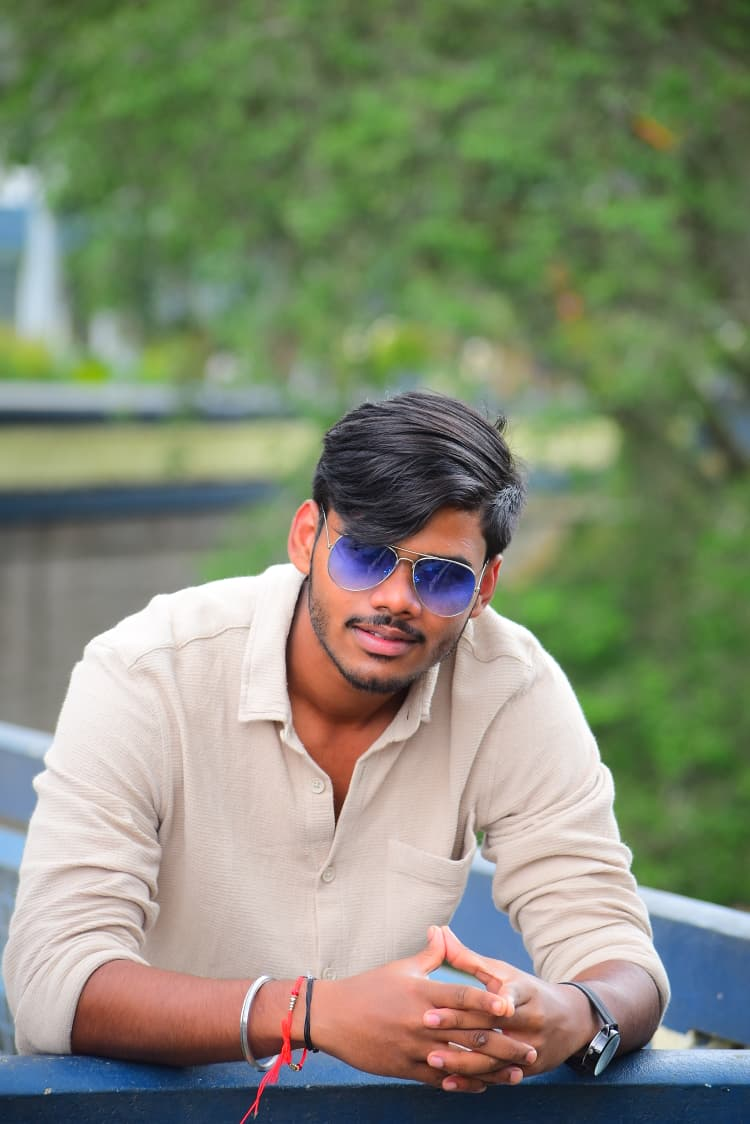
#> input picture profile/source-photo.jpg, 750 x 1124 px
$ python make_ascii_svg.py
#> lines starting #> are read from the running program, lines starting #| are printed output that depends on the picture
from pathlib import Path

from PIL import Image, ImageOps


ROOT = Path(__file__).resolve().parent.parent

SOURCE = ROOT / "profile" / "source-photo.jpg"
OUTPUT = ROOT / "profile" / "ascii-portrait.svg"


WIDTH = 370
HEIGHT = 430

COLS = 55
ROWS = 60

RAMP = " .:-=+*#%@"


def brightness_to_char(value):
    index = int((value / 255) * (len(RAMP) - 1))
    return RAMP[index]


def main():

    image = Image.open(SOURCE).convert("L")
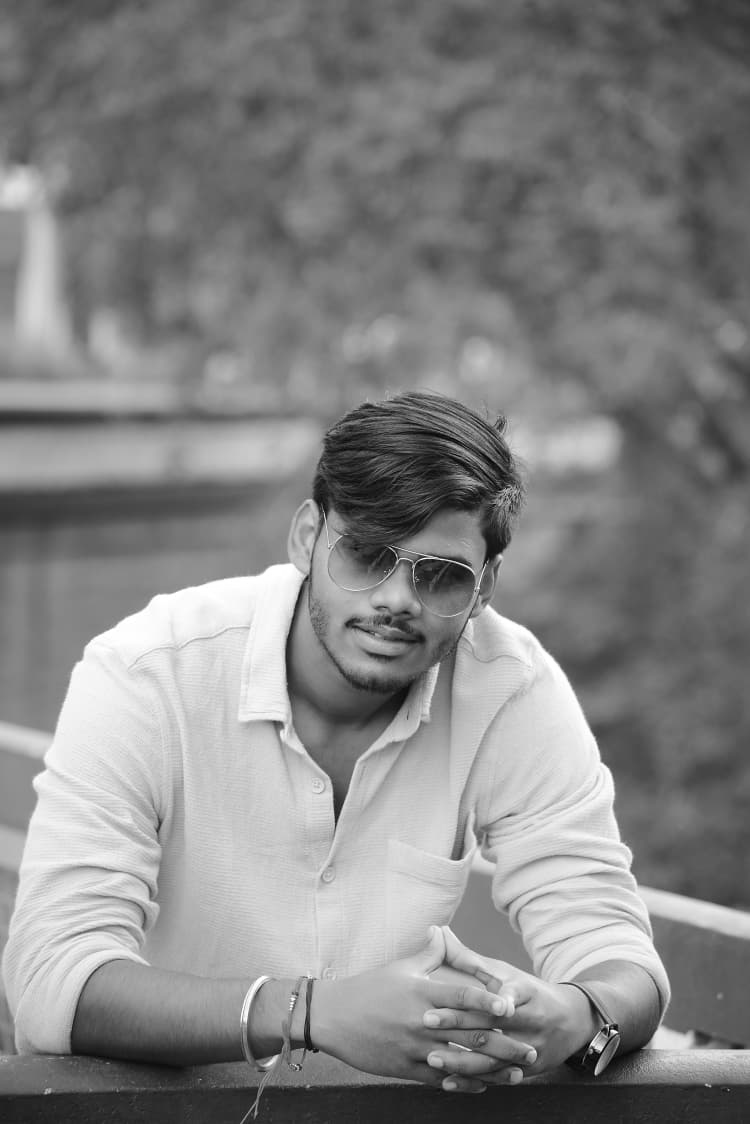
#> image: PIL image 750x1124 L; min 0, max 255, mean 132.7

    image = ImageOps.autocontrast(image)

    # Preserve aspect ratio while fitting the grid.
    image = image.resize((COLS, ROWS))
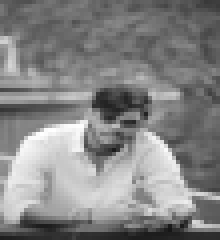
#> image: PIL image 55x60 L (shown 4 times larger); min 22, max 255, mean 132.7

    cell_width = WIDTH / COLS
    cell_height = HEIGHT / ROWS

    text_elements = []

    for y in range(ROWS):

        row = []

        for x in range(COLS):

            pixel = image.getpixel((x, y))

            char = brightness_to_char(pixel)

            if char == " ":
                char = "."

            row.append(char)

        text = "".join(row)

        delay = y * 0.035

        text_elements.append(
            f"""
            <text
                x="0"
                y="{(y + 1) * cell_height:.2f}"
                class="ascii"
            >
                {text}
                <animate
                    attributeName="opacity"
                    from="0"
                    to="1"
                    dur="0.25s"
                    begin="{delay:.3f}s"
                    fill="freeze"
                />
            </text>
            """
        )
#> after the loop, text_elements = 60 items

    svg = f"""<svg
    xmlns="http://www.w3.org/2000/svg"
    width="{WIDTH}"
    height="{HEIGHT}"
    viewBox="0 0 {WIDTH} {HEIGHT}"
>

<rect
    width="100%"
    height="100%"
    rx="18"
    fill="#0D1117"
/>

<style>

.ascii {{
    font-family: monospace;
    font-size: 6px;
    fill: #7AA2F7;
    white-space: pre;
}}

</style>

{"".join(text_elements)}

</svg>
"""

    OUTPUT.parent.mkdir(parents=True, exist_ok=True)

    OUTPUT.write_text(svg, encoding="utf-8")

    print(f"Generated {OUTPUT}")


if __name__ == "__main__":
    main()
